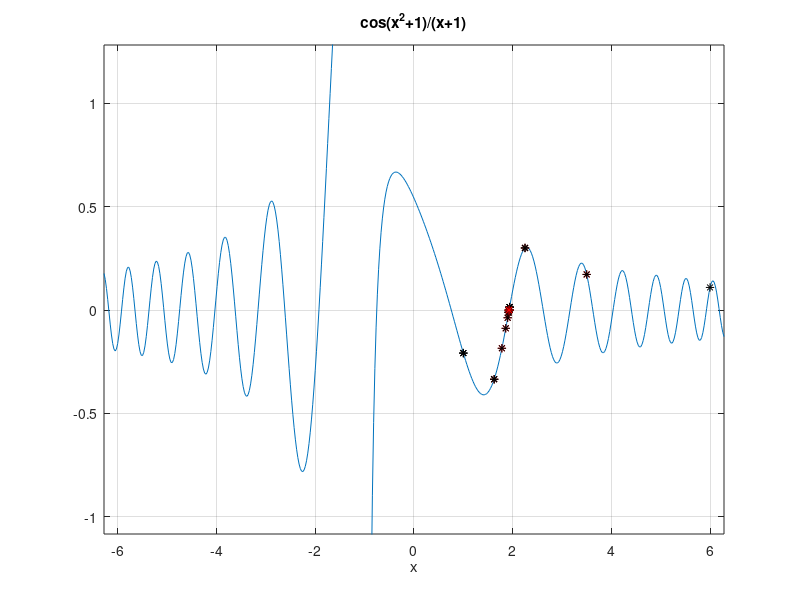

Write the MATLAB code that produced this figure.
clear all; close all; clc;
%% Implementación particular del método de la bisección
f=inline('cos(x.^2+1)./(x+1)','x'); % Resuma lo que se hacen en estas líneas
ezplot(f); grid on; hold all;       %
xa=1; xb=6;                         %                                       
while abs(xa-xb)>=10^(-4)           %
    plot([xa,xb],f([xa,xb]),'*k');  %
    xr=(xa+xb)/2;                   %
    plot(xr,f(xr),'*r');            %    
    pause(1);                       %
    if f(xa)*f(xr)<0                %
        xb=xr;                      %
    else
        xa=xr;                      %
    end
end
error=abs(f(xr)-0)                  %